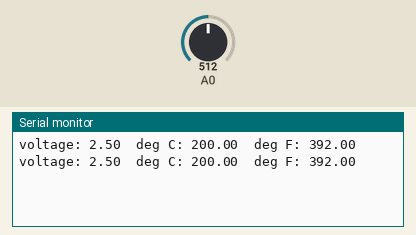
A sketch run on a simulated Arduino Uno, built with avr-gcc and run on an emulated ATmega328P. Parts: the last lines printed to the serial monitor. The test bench sets the inputs (shaded band); at power-on: A0 = 512.

Above: at 1.8 s.
1.9 s: A0 set to 716
At 2.7 s:
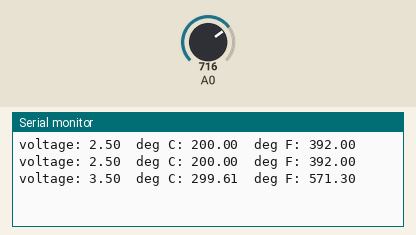
3.4 s: A0 set to 900
At 4.3 s:
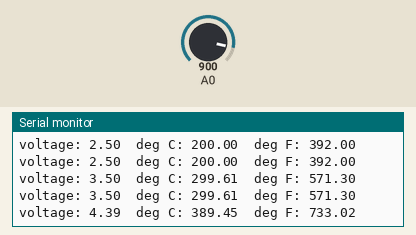
Timing chart, 0 to 6.4 s (numbered marks = the images above; inputs shaded):
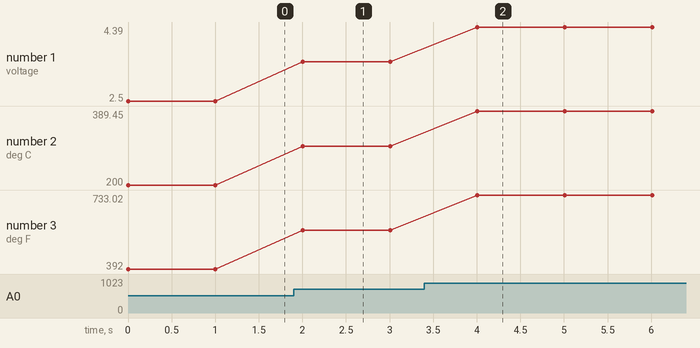

Measured:
- after the input at 1.9 s, the serial monitor: prints a new line after 0.10 s (image 1)
- after the input at 3.4 s, the serial monitor: prints a new line after 0.61 s (image 2)
- plotted number 1: 2.5 → 3.5 after the input at 1.9 s, 3.5 → 4.39 after the input at 3.4 s
- plotted number 2: 200 → 299.61 after the input at 1.9 s, 299.61 → 389.45 after the input at 3.4 s
- plotted number 3: 392 → 571.3 after the input at 1.9 s, 571.3 → 733.02 after the input at 3.4 s

The sketch:

c07.ino
```cpp
//temperature sensor

const int tempPin = 0;

void setup() {
  //  Use our serial port
  Serial.begin(9600);
}

void loop() {
  float v, celc, fahr;
  v = getVoltage(tempPin);
  celc = (v - 0.5) * 100.0;
  fahr = celc * (9.0/5.0) + 32.0;

  Serial.print("voltage: ");
  Serial.print(v);
  Serial.print("  deg C: ");
  Serial.print(celc);
  Serial.print("  deg F: ");
  Serial.println(fahr);

  delay(1000);
}

float getVoltage(int pin) {
  return (analogRead(pin) * 0.004882814);
}
```
